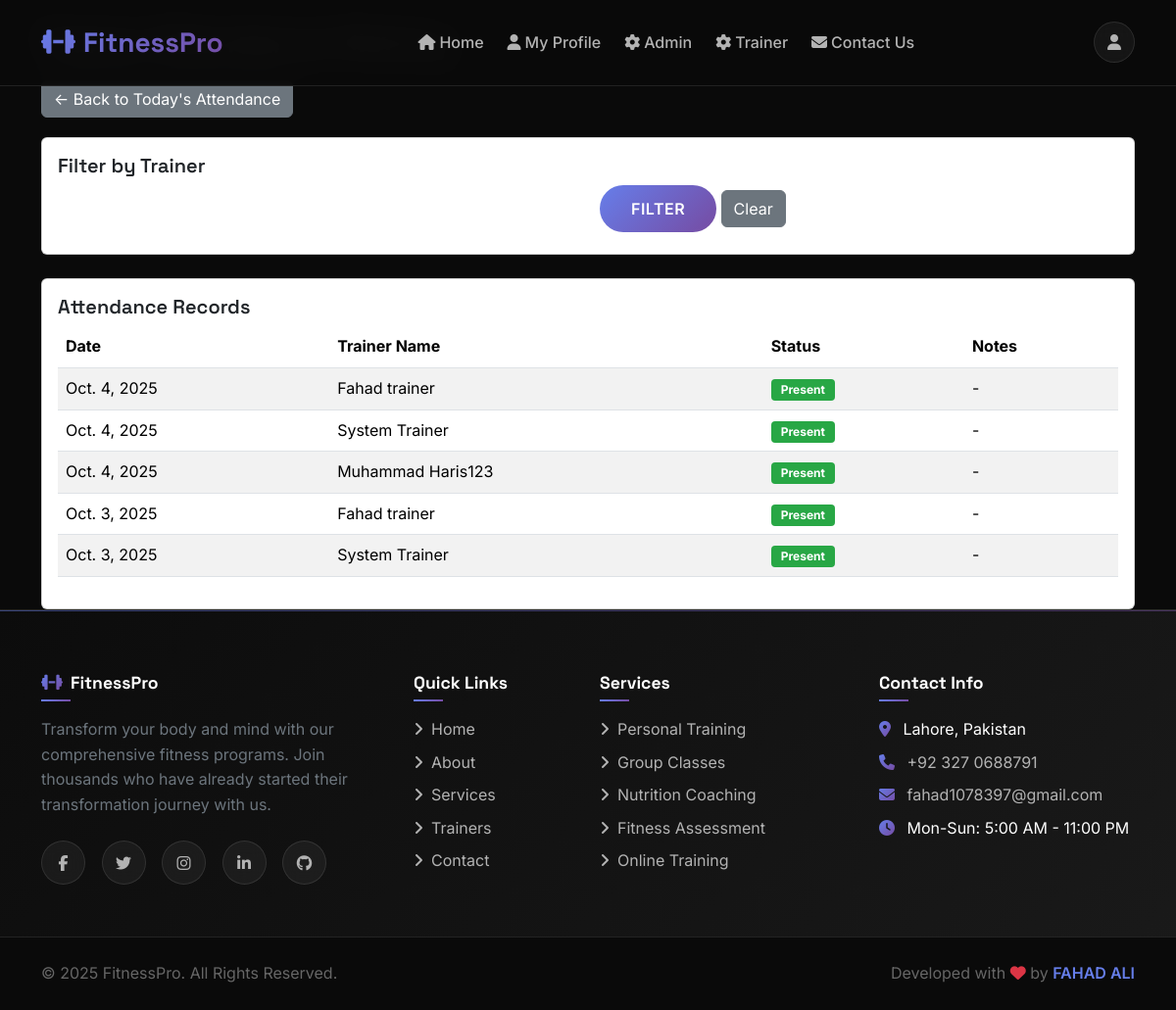
The page /attendance_history (signed in) on the database its author committed.
### gym_management/gym_app/models.py (models this page shows, shortened)
class TrainerAttendance(models.Model):
    trainer = models.ForeignKey(Trainer, on_delete=models.CASCADE, related_name='attendance_records')
    date = models.DateField(default=timezone.now)
    present = models.BooleanField(default=True)
    notes = models.TextField(null=True, blank=True)
    class Meta:
        unique_together = ['trainer', 'date']

class Trainer(models.Model):
    first_name = models.CharField(max_length=50)
    last_name = models.CharField(max_length=50)
    email = models.CharField(max_length=50, null=True, blank=True)
    phone_number = models.CharField(max_length=20)
    username = models.CharField(max_length=150, unique=True)
    password = models.CharField(max_length=100)
    specialization = models.CharField(max_length=200, null=True, blank=True)
    image = models.ImageField(upload_to="trainers/", default="trainers/default.png", null=True, blank=True)
    created_at = models.DateTimeField(auto_now_add=True)

### gym_management/gym_app/views.py (the view)
# urls.py: path('attendance_history', views.attendance_history, name='attendance_history'),  # NEW LINE
def attendance_history(request):
    if 'admin_logged_in' not in request.session:
        return redirect('/admin_login')
    trainers = Trainer.objects.all()
    all_attendance = TrainerAttendance.objects.all().order_by('-date')
    trainer_filter = request.GET.get('trainer_id')
    if trainer_filter:
        all_attendance = all_attendance.filter(trainer_id=trainer_filter)
    data = {
        'trainers': trainers,
        'attendance_records': all_attendance,
        'selected_trainer': trainer_filter
    }
    return render(request, 'attendance_history.html', data)

### gym_management/gym_app/templates/attendance_history.html (shortened to what this page needs)
{% extends 'base.html' %}
{% block content %}
<div class="container mt-4">
    <h2>Trainer Attendance History</h2>
    <div style="margin: 20px 0;">
        <a href="{% url 'trainer_attendance' %}" class="btn btn-secondary">← Back to Today's Attendance</a>
    </div>
    <div class="card mb-4">
        <div class="card-body">
            <h5>Filter by Trainer</h5>
            <form method="GET" action="{% url 'attendance_history' %}">
                <div class="row">
                    <div class="col-md-6">
                        <select name="trainer_id" class="form-control">
                            <option value="">All Trainers</option>
                        </select>
                    </div>
                    <div class="col-md-3">
                        <button type="submit" class="btn btn-primary">Filter</button>
                        <a href="{% url 'attendance_history' %}" class="btn btn-secondary">Clear</a>
                    </div>
                </div>
            </form>
        </div>
    </div>
    <div class="card">
        <div class="card-body">
            <h5>Attendance Records</h5>
            {% if attendance_records %}
            <div class="table-responsive">
                <table class="table table-striped table-hover">
                    <thead>
                        <tr>
                            <th>Date</th>
                            <th>Trainer Name</th>
                            <th>Status</th>
                            <th>Notes</th>
                        </tr>
                    </thead>
                    <tbody>
                        {% for record in attendance_records %}
                        <tr>
                            <td>{{ record.date }}</td>
                            <td>{{ record.trainer.first_name }} {{ record.trainer.last_name }}</td>
                            <td>
                                {% if record.present %}
                                <span class="badge badge-success">Present</span>
                                {% else %}
                                <span class="badge badge-danger">Absent</span>
                                {% endif %}
                            </td>
                            <td>{{ record.notes|default:"-" }}</td>
                        </tr>
                        {% endfor %}
                    </tbody>
                </table>
            </div>
            {% else %}
            <p class="text-muted">No attendance records found.</p>
            {% endif %}
        </div>
    </div>
</div>
{% endblock %}

### gym_management/gym_app/templates/base.html (shortened to what this page needs)
{% load static %}
<!DOCTYPE html>
<html lang="en">
<head>
    <link href="https://cdn.jsdelivr.net/npm/bootstrap@5.3.2/dist/css/bootstrap.min.css" rel="stylesheet"
>
    <link rel="stylesheet" href="https://cdnjs.cloudflare.com/ajax/libs/font-awesome/6.5.0/css/all.min.css"
>
    <link href="https://unpkg.com/aos@2.3.1/dist/aos.css" rel="stylesheet">
</head>
<body>
    <nav class="navbar navbar-expand-lg navbar-dark fixed-top" id="mainNavbar">
        <div class="container">
            <a class="navbar-brand" href="/">
                <i class="fas fa-dumbbell me-2"></i>FitnessPro
            </a>
            <div class="collapse navbar-collapse" id="navbarNav">
                <ul class="navbar-nav mx-auto">
                    <li class="nav-item">
                        <a class="nav-link active" href="/" data-page="home">
                            <i class="fas fa-home me-1"></i>Home
                        </a>
                    </li>
                    <li class="nav-item">
                        <a class="nav-link" href="/user_login" data-page="profile">
                            <i class="fas fa-user me-1"></i>My Profile
                        </a>
                    </li>
                    <li class="nav-item">
                        <a class="nav-link" href="/admin_login" data-page="admin">
                            <i class="fas fa-cog me-1"></i>Admin
                        </a>
                    </li>
                    <li class="nav-item">
                        <a class="nav-link" href="/trainer_login" data-page="admin">
                            <i class="fas fa-cog me-1"></i>Trainer
                        </a>
                    </li>
                    <li class="nav-item">
                        <a class="nav-link" href="/contact" data-page="contact">
                            <i class="fas fa-envelope me-1"></i>Contact Us
                        </a>
                    </li>
                </ul>
                <div class="user-icon-container">
                    <a href="/user_login" class="user-icon" data-bs-toggle="tooltip" data-bs-placement="bottom"
                        title="Login / Register">
                        <i class="fas fa-user"></i>
                    </a>
                </div>
            </div>
        </div>
    </nav>
    <main>
        {% block content %}{% endblock %}
    </main>
    <footer class="footer">
        <div class="container">
            <div class="row g-4">
                <div class="col-lg-4 col-md-6">
                    <div class="footer-section">
                        <h6>
                            <i class="fas fa-dumbbell me-2 gradient-text"></i>FitnessPro
                        </h6>
                        <p class="text-secondary mb-4">
                            Transform your body and mind with our comprehensive fitness programs. Join thousands who
                            have already started their transformation journey with us.
                        </p>
                        <div class="social-links">
                            <a href="https://www.facebook.com/fahadali1078" class="glow-on-hover"
                                data-bs-toggle="tooltip" title="Facebook">
                                <i class="fab fa-facebook-f"></i>
                            </a>
                            <a href="https://x.com/FahadAli_0x" class="glow-on-hover" data-bs-toggle="tooltip"
                                title="Twitter">
                                <i class="fab fa-twitter"></i>
                            </a>
                            <a href="https://www.instagram.com/fahad_ali1078/" class="glow-on-hover"
                                data-bs-toggle="tooltip" title="Instagram">
                                <i class="fab fa-instagram"></i>
                            </a>
                            <a href="https://www.linkedin.com/in/fahadali1078/" class="glow-on-hover"
                                data-bs-toggle="tooltip" title="LinkedIn">
                                <i class="fab fa-linkedin-in"></i>
                            </a>
                            <a href="#" class="glow-on-hover" data-bs-toggle="tooltip" title="Github">
                                <i class="fab fa-github"></i>
                            </a>
                        </div>
                    </div>
                </div>
                <div class="col-lg-2 col-md-6">
                    <div class="footer-section">
                        <h6>Quick Links</h6>
                        <ul class="list-unstyled">
                            <li class="mb-2"><a href="#home"><i class="fas fa-angle-right me-2"></i>Home</a></li>
                            <li class="mb-2"><a href="#about"><i class="fas fa-angle-right me-2"></i>About</a></li>
                            <li class="mb-2"><a href="#services"><i class="fas fa-angle-right me-2"></i>Services</a>
                            </li>
                            <li class="mb-2"><a href="#trainers"><i class="fas fa-angle-right me-2"></i>Trainers</a>
                            </li>
                            <li class="mb-2"><a href="#contact"><i class="fas fa-angle-right me-2"></i>Contact</a></li>
                        </ul>
                    </div>
                </div>
                <div class="col-lg-3 col-md-6">
                    <div class="footer-section">
                        <h6>Services</h6>
                        <ul class="list-unstyled">
                            <li class="mb-2"><a href="#"><i class="fas fa-angle-right me-2"></i>Personal Training</a>
                            </li>
                            <li class="mb-2"><a href="#"><i class="fas fa-angle-right me-2"></i>Group Classes</a></li>
                            <li class="mb-2"><a href="#"><i class="fas fa-angle-right me-2"></i>Nutrition Coaching</a>
                            </li>
                            <li class="mb-2"><a href="#"><i class="fas fa-angle-right me-2"></i>Fitness Assessment</a>
                            </li>
                            <li class="mb-2"><a href="#"><i class="fas fa-angle-right me-2"></i>Online Training</a></li>
                        </ul>
                    </div>
                </div>
                <div class="col-lg-3 col-md-6">
                    <div class="footer-section">
                        <h6>Contact Info</h6>
                        <div class="contact-info">
                            <p class="mb-2">
                                <i class="fas fa-map-marker-alt me-2 gradient-text"></i>
                                Lahore, Pakistan
                            </p>
                            <p class="mb-2">
                                <i class="fas fa-phone me-2 gradient-text"></i>
                                <a href="tel:+923270688791">+92 327 0688791</a>
                            </p>
                            <p class="mb-2">
                                <i class="fas fa-envelope me-2 gradient-text"></i>
                                <a href="mailto:fahad1078397@gmail.com">fahad1078397@gmail.com</a>
                            </p>
                            <p class="mb-2">
                                <i class="fas fa-clock me-2 gradient-text"></i>
                                Mon-Sun: 5:00 AM - 11:00 PM
                            </p>
                        </div>
                    </div>
                </div>
            </div>
        </div>
        <div class="copyright">
            <div class="container">
                <div class="row align-items-center">
                    <div class="col-md-6 text-center text-md-start">
                        <p class="mb-0">&copy; 2025 FitnessPro. All Rights Reserved.</p>
                    </div>
                    <div class="col-md-6 text-center text-md-end">
                        <p class="mb-0">
                            Developed with <i class="fas fa-heart text-danger"></i> by
                            <a href="https://fahad-ali-github.github.io/FAHAD-ALI-Portfolio/" target="_blank">FAHAD
                                ALI</a>
                        </p>
                    </div>
                </div>
            </div>
        </div>
    </footer>
</body>
</html>

### gym_management/gym_app/templates/attendance_history.html (style rules this page uses)
.badge-success { background-color: #28a745; color: white; padding: 5px 10px; border-radius: 4px; }

### rows shown on the page
TrainerAttendance: date "Oct. 4, 2025", trainer.first_name "Fahad", trainer.last_name "trainer", present "Present", notes "-"
TrainerAttendance: date "Oct. 4, 2025", trainer.first_name "System", trainer.last_name "Trainer", present "Present", notes "-"
TrainerAttendance: date "Oct. 4, 2025", trainer.first_name "Muhammad", trainer.last_name "Haris123", present "Present", notes "-"
TrainerAttendance: date "Oct. 3, 2025", trainer.first_name "Fahad", trainer.last_name "trainer", present "Present", notes "-"
TrainerAttendance: date "Oct. 3, 2025", trainer.first_name "System", trainer.last_name "Trainer", present "Present", notes "-"
